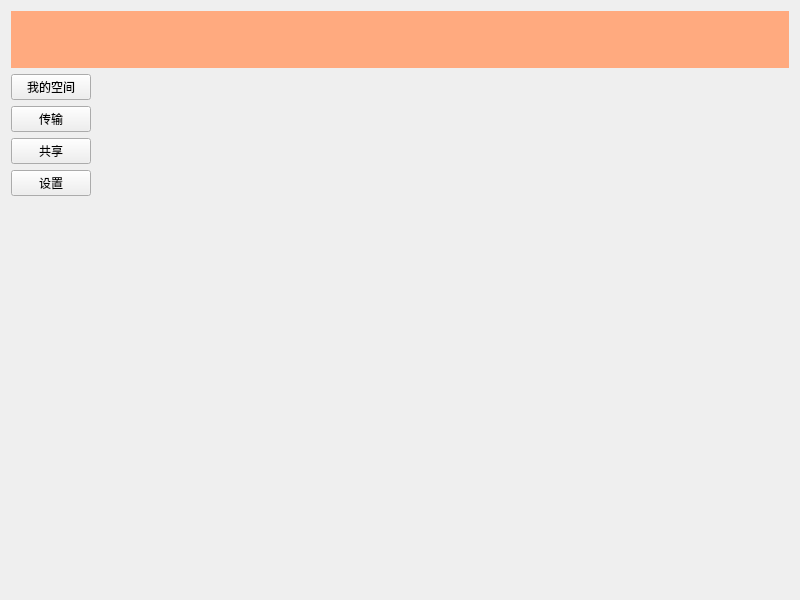
<?xml version="1.0" encoding="UTF-8"?>
<ui version="4.0">
 <class>ClientWindow</class>
 <widget class="QWidget" name="ClientWindow">
  <property name="geometry">
   <rect>
    <x>0</x>
    <y>0</y>
    <width>800</width>
    <height>600</height>
   </rect>
  </property>
  <property name="windowTitle">
   <string>ClientWindow</string>
  </property>
  <layout class="QGridLayout" name="gridLayout">
   <item row="0" column="0">
    <layout class="QVBoxLayout" name="verticalLayout_2" stretch="1,9">
     <item>
      <widget class="QWidget" name="widget" native="true">
       <property name="styleSheet">
        <string notr="true">background-color: rgb(255, 170, 127);</string>
       </property>
      </widget>
     </item>
     <item>
      <layout class="QHBoxLayout" name="horizontalLayout" stretch="1,9">
       <item>
        <layout class="QVBoxLayout" name="verticalLayout">
         <item>
          <widget class="QPushButton" name="btnMySpace">
           <property name="text">
            <string>我的空间</string>
           </property>
          </widget>
         </item>
         <item>
          <widget class="QPushButton" name="btnTransmit">
           <property name="text">
            <string>传输</string>
           </property>
          </widget>
         </item>
         <item>
          <widget class="QPushButton" name="btnCollaborate">
           <property name="text">
            <string>共享</string>
           </property>
          </widget>
         </item>
         <item>
          <widget class="QPushButton" name="btnSetting">
           <property name="text">
            <string>设置</string>
           </property>
          </widget>
         </item>
         <item>
          <spacer name="verticalSpacer">
           <property name="orientation">
            <enum>Qt::Vertical</enum>
           </property>
           <property name="sizeHint" stdset="0">
            <size>
             <width>20</width>
             <height>238</height>
            </size>
           </property>
          </spacer>
         </item>
        </layout>
       </item>
       <item>
        <widget class="QStackedWidget" name="stackedWidget">
         <property name="styleSheet">
          <string notr="true"/>
         </property>
        </widget>
       </item>
      </layout>
     </item>
    </layout>
   </item>
  </layout>
 </widget>
 <resources/>
 <connections/>
</ui>
